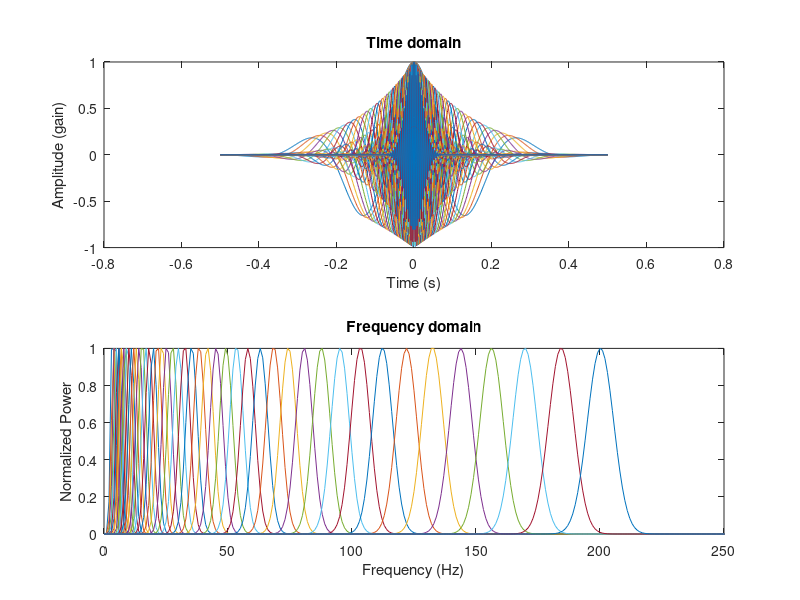
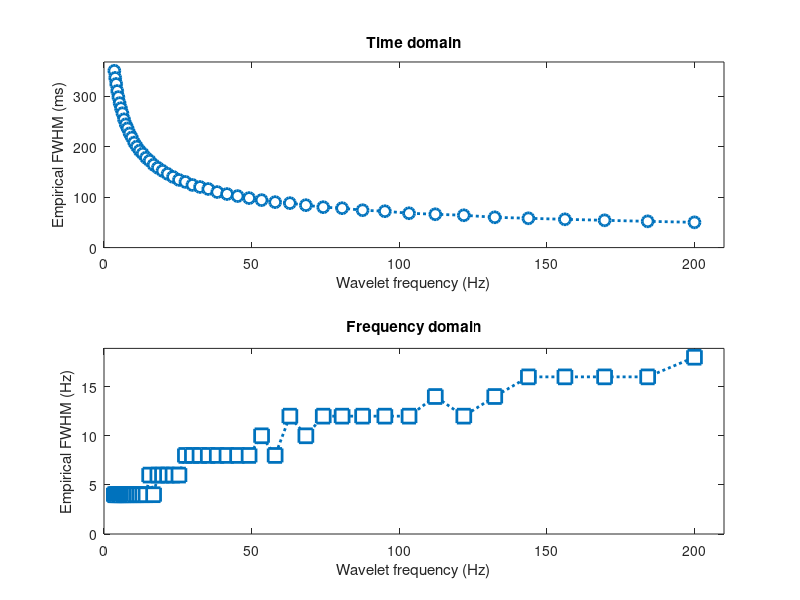

Write the MATLAB code that produced these figures, in order. (Note: this script raises an error after producing the figures.)
%% Step 1: Get Signal

%initialize variables
srate = 1000; % 1,000Hz
% -500:0 baseline, 1:500 sample, 501:1310 delay (all in ms)
wavet = -.5:1/srate:.5; % in seconds 
min_freq = 3.5;
max_freq = 200;
num_frex = 50;
min_fwhm = .350; % in seconds
max_fwhm = .050; % in seconds
wavpts = length(wavet);
hz = linspace(0,srate/2,floor(wavpts/2)+1); % pos frequencies (not neg) up to Nyquist
% hzf = linspace(0,srate,N); % total frequencies from fft
frex = logspace(log10(min_freq),log10(max_freq),num_frex);
s    = logspace(log10(3),log10(12),num_frex)./(2*pi*frex); %width of gaussian
fwhm = logspace(log10(min_fwhm),log10(max_fwhm),length(frex)); % in seconds **TRY SPECTROGRAMS WITH 25ms and with 50ms**

% %% Make wavelets, ensure they taper to 0 at either end in time domain and
% % ensure Gaussian in frequency domain
% 
% % Using n-cycles (Cohen's code from Google group)
% srate = 1000;
% frex  = linspace(.5,200,50);
% s2 = 2*(linspace(5,25,length(frex))./(2*pi*frex)).^2;
% 
% wavet = -.5:1/srate:.5;
% 
% for fi=1:length(frex)
%     waves(fi,:) = exp(2*1i*pi*frex(fi)*wavet).*exp(-wavet.^2/s2(fi));
% end
% 
% subplot(211), plot(wavet,real(waves))
% 
% % fft all the wavelets
% for ffti=1:size(waves,1)
%     waves_fft(ffti,:) = fft(waves(ffti,:));
% end
% 
% subplot(212)
% plot(linspace(0,srate,length(wavet)),abs(waves_fft).^2)
% set(gca,'xlim',[30 62])
% % now plot wavelets in groups of 10 at a time..
% figure
% for fi=1:5
%     subplot(5,1,fi)
%     plot(wavet,real(wavelet(fi,:)))
%     title(sprintf('Wavelet at %fHz, s=%f number of cycles',frex(fi),s(fi)*(2*pi*frex(fi))));
% end

%% Make wavelets, ensure they taper to 0 at either end in time domain and
% ensure Gaussian in frequency domain

% now using fwhm-specified in time domain
midp = dsearchn(wavet',0);
% outputs
empfwhmT = zeros(length(frex),1);
% loop over frequencies
for fi=1:length(frex)
    % create the Gaussian using the FWHM formula (equation 3)
    gwin = exp( (-4*log(2)*wavet.^2) ./ fwhm(fi)^2 );
    % measure the empirical fwhm (time domain)
    empfwhmT(fi) = wavet(midp-1+dsearchn(gwin(midp:end)',.5)) - ...
    wavet(dsearchn(gwin(1:midp)',.5));
end 
% empirical is pretty close to specified
% now make the wavelets and visualize them in time and frequency domains in
% addition to computing their fwhm 

empfwhmF = zeros(length(frex),1);

for fi=1:length(frex)
    wavelets(fi,:) = exp(2*1i*pi*frex(fi)*wavet).*exp( (-4*log(2)*wavet.^2) ./ fwhm(fi)^2 );
    wavelets_fft(fi,:) = fft(wavelets(fi,:)); % frequency domain
    wavelets_fft(fi,:) = wavelets_fft(fi,:)./max(wavelets_fft(fi,:)); % normalize 
    % measure the empirical fwhm (frequency domain)
    magnitude = abs(wavelets_fft(fi,1:length(hz)));
     % find left and right 1/2
    [~,peakx]  = max(wavelets_fft(fi,:)); 
    [~,left5]  = min(abs(wavelets_fft(fi,1:peakx)-.5));
    [~,right5] = min(abs(wavelets_fft(fi,peakx:end)-.5));
    right5 = right5+peakx-1;
    empfwhmF(fi) = hz(right5)-hz(left5);
end

% plot wavelets in time domain- ensure all taper to 0 (or very close)
figure(1), clf
subplot(211), plot(wavet,real(wavelets))
% plot(time,signal,'k','linew',2)
xlabel('Time (s)'), ylabel('Amplitude (gain)')
title('Time domain')
% plot wavelets in frequency domain- ensure all are symmetric about their
% peak frequency and they taper to 0 on the ends
subplot(212)
plot(hz,abs(wavelets_fft(:,1:length(hz))).^2)
set(gca,'xlim',[0 250])
xlabel('Frequency (Hz)'), ylabel('Normalized Power')
title('Frequency domain')

% plot FWHM in time domain to show how much temporal smoothing occurs
figure(2), clf
subplot(211), plot(frex,empfwhmT*1000,'o:','markersize',8,'markerfacecolor','w','linew',2)
set(gca,'xlim',[0 max(frex)*1.05],'ylim',[0 max(empfwhmT)*1000*1.05])
xlabel('Wavelet frequency (Hz)'), ylabel('Empirical FWHM (ms)')
title('Time domain')
% plot FWHM in frequency domain to show how much spectral smoothing occurs
subplot(212)
plot(frex,empfwhmF,'s:','markersize',10,'markerfacecolor','w','linew',2)
set(gca,'xlim',[0 max(frex)*1.05],'ylim',[0 max(empfwhmF)*1.05])
xlabel('Wavelet frequency (Hz)'), ylabel('Empirical FWHM (Hz)')
title('Frequency domain')

%% Create analytic signal using the complex morlet wavelet family


%% Time-frequency decomposition via chronux
%load monkey data
load('mGoodStableRule1PingRej-split_by_Day_BehResp_and_Chan.mat') 
mwindow = 0.5; %in seconds
%allow for a step size with 75% overlap
movingwin=[mwindow mwindow*.05]; % set the moving window dimensions, 500ms window 50ms step
params.Fs=1000; % sampling frequency
params.fpass=[3 60]; % frequency of interest
params.tapers=[5 9]; % tapers
params.trialave=1; % average over trials
params.err=0; % no error computation

%initialize all variables
i=1; %day 1
j=1; %resp 1
k=1; %chan 1
l=1; %trial 1
resp = fieldnames(monkey(1).day(1));
monkeyTime = -500:1:1310; %total trial time (ms)
times2save = -500+(movingwin(1)*1000)/2-1:movingwin(2)*1000:1310-(movingwin(1)*1000)/2; 
%allows room for half of time_window on front & back

% define baseline period
baselinetime = [ -400 -100 ]; % in ms

% convert baseline window time to indices
[~,baselineidx(1)]=min(abs(times2save-baselinetime(1)));
[~,baselineidx(2)]=min(abs(times2save-baselinetime(2)));

chan = fieldnames(monkey(1).day(i).(resp{j}));
chan_combo = combnk(chan,2); %all chan combinations
size(chan_combo,1); %total number of combinations
%pull out channel combination
data1 = monkey(1).day(i).(resp{j}).(chan_combo{k,1});
data2 = monkey(1).day(i).(resp{j}).(chan_combo{k,2});

%compute coherence (S1 & S2 only hold the power, not analytic signal)
[C,phi,S12,S1,S2,t,f] = cohgramc(data1',data2',movingwin,params);

% dB-baseline corrected
baseline_power = mean(S1(baselineidx(1):baselineidx(2),:,:),1);
dbconverted = 10*log10( bsxfun(@rdivide,S1,baseline_power));

zmin = mean(dbconverted(:)) - 2*std(dbconverted(:));
zmax = mean(dbconverted(:)) + 2*std(dbconverted(:));
zrange = round((zmax - zmin)/2);

%now plot, need baseline corrected dB code
% x = 1 x samples
% y = 1 x frequencies
% z = frequencies x samples
% contourf(x,y,z,...)
W_ = params.tapers(1)/movingwin(1);
figure
contourf(t,f,dbconverted','linecolor','none')
set(gca,'ytick',round(logspace(log10(f(1)),log10(f(end)),10)*100)/100,'yscale','log','clim',[-zrange zrange])
% set(gca,'xlim',[monkeyTime(1) monkeyTime(end)])
xlabel('Time (ms)'), ylabel('Frequency (Hz)')
title(sprintf('Power via multitaper from Monkey %d, Day %d, Resp %s, Channel %s\n W = %dHz, moving window = %dms, step = %dms',i,day(i),resp{j},chan_combo{k,1},W_,movingwin(1)*1000,movingwin(2)*1000));
cbar = colorbar; set(get(cbar,'label'),'string','dB change from baseline');   
%title(sprintf('%s\n', labels{:}))

[P,T,F]=mtspecgramc(Correct.area8B,movingwin,params);
subplot(2,6,2)
imagesc(T,F,10*log10(P)) %Plot power in dB
axis xy; title('Frontal 8B'); xlabel('Time(s)'); ylabel('Freq (Hz)'); colormap jet; colorbar;

%other plot
plot_matrix(P,T,F); xlabel([]); % plot spectrogram
%caxis([8 28]); 
colorbar;
set(gca,'FontName','Times New Roman','Fontsize', 14);
title({['LFP 1,  W=' num2str(params.tapers(1)/movingwin(1)) 'Hz']; ['moving window = ' num2str(movingwin(1)) 's, step = ' num2str(movingwin(2)) 's']});
ylabel('frequency Hz');

%contour plot
contourf(times2save,frex,squeeze(mi(i,:,:))-repmat(mean(mi(i,:,baseidx(1):baseidx(2)),3)',1,length(times2save)),40,'linecolor','none')
set(gca,'clim',[-.075 .075],'yscale','log','ytick',round(logspace(log10(frex(1)),log10(frex(end)),6)))
xlabel('Time (ms)'), ylabel('Frequency (Hz)'), title('MI Based on Power')
c = colorbar; set(get(c,'label'),'string','MI (baseline subtracted)');    

%% Time-frequency decomposition via wavelets
%load monkey data
